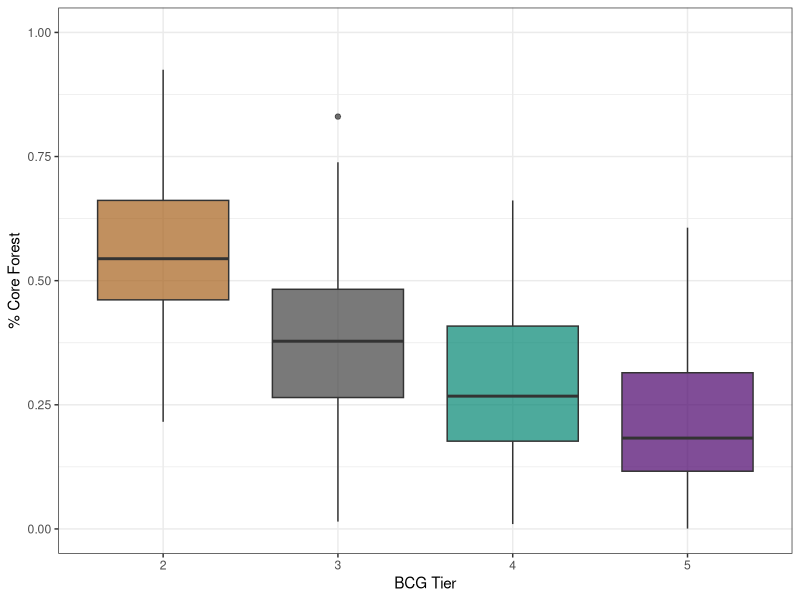
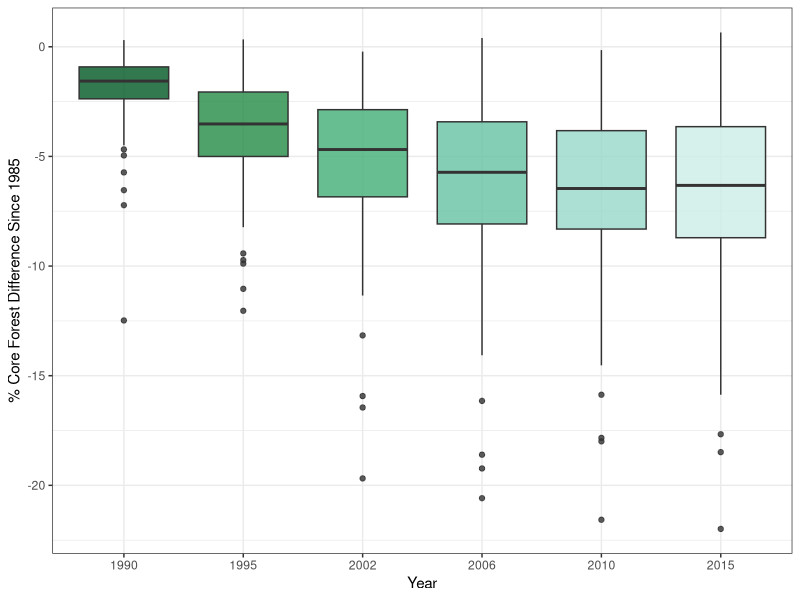

Write the R code that produced these figures, in order.
# Set working directory
setwd('')

# Load libraries
library(ggplot2)
library(reshape2)

# Load data
bcg_land <- read.csv("data/bcg_BugSites_CoreForest_022521.csv",header=TRUE)
bcg_land <- bcg_land[bcg_land$MinOfNomin!=6,]
bcg2_land <- read.csv("data/bcg2BugSitesCoreForestDevAllYears.csv",header=TRUE)

# Manipulate data for boxplots (long to wide)
bcg2_CF <- reshape(bcg2_land[,c(1,10:16)],direction="long",idvar="STA_SEQ",
                   varying=2:ncol(bcg2_land[,c(1,10:16)]),sep="_")
bcg2_Dev <- reshape(bcg2_land[,c(1,17:23)],direction="long",idvar="STA_SEQ",
                   varying=2:ncol(bcg2_land[,c(1,17:23)]),sep="_")
bcg2_CFDiff <- reshape(bcg2_land[,c(1,24:29)],direction="long",idvar="STA_SEQ",
                   varying=2:ncol(bcg2_land[,c(1,24:29)]),sep="_")
bcg2_DevDiff <- reshape(bcg2_land[,c(1,30:35)],direction="long",idvar="STA_SEQ",
                    varying=2:ncol(bcg2_land[,c(1,30:35)]),sep="_")

# Boxplot of CF Across all BCG Tiers
bcg_colors<-c("#a6611a","#404040","#018571","#49006a")

bcg_landplt <-  ggplot(bcg_land,aes(as.factor(MinOfNomin),Statewide_CFPct_AllYears_CFPct15))+
            geom_boxplot(fill=bcg_colors,alpha=0.7)+
            ylim(0,1)+
            labs(y="% Core Forest",x="BCG Tier")+
            theme_bw()

ggsave(plot=bcg_landplt,"plots/bcg_CoreForest2015.png",width=5,height=5,units="in")

# Set the variables for the boxplot.  df org as STA_SEQ,time,x_value - from reshape
i<- 1
years<- c("1985","1995","2006","2015")
cf_colors<-c("#005824","#238b45","#41ae76","#66c2a4","#99d8c9","#ccece6","#edf8fb")
dev_colors<-c("#fee5d9","#fcbba1","#fc9272","#fb6a4a","#ef3b2c","#cb181d","#99000d")
list_of_bcg2_df<- list(bcg2_CFDiff,bcg2_DevDiff,bcg2_CF,bcg2_Dev)
bcg2_df <- list_of_bcg2_df[[i]] #choose the df to use
y_label_list<- list("% Core Forest Difference Since 1985",
                    "% Development Difference Since 1985",
                    "% Core Forest",
                    "% Development")
y_label<- y_label_list[[i]] #choose the y label
bplt_colors <- list(cf_colors,dev_colors,cf_colors,dev_colors)
colors <- bplt_colors[[i]]

# boxplot - change from 1985
bcg2_landplt <- ggplot(bcg2_df,aes(as.factor(time),bcg2_df[,3]*100))+
                geom_boxplot(fill=colors[1:length(unique(bcg2_df$time))],alpha=0.8)+
                labs(y=y_label[[1]],x="Year")+
                theme_bw()

file <- paste0("plots/bcg2",names(bcg2_df[3]),".png")
ggsave(plot=bcg2_landplt,file,width=5,height=5,units="in")



